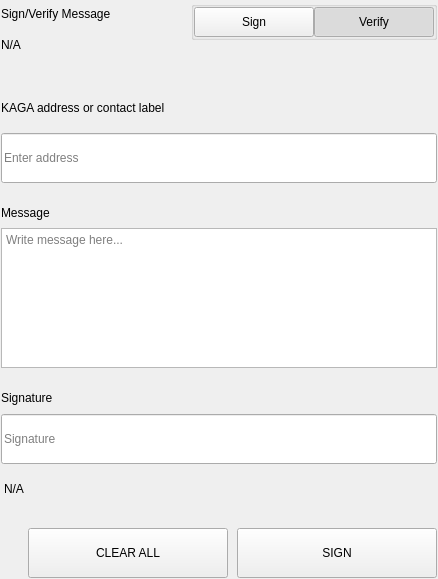
<?xml version="1.0" encoding="UTF-8"?>
<ui version="4.0">
 <class>SettingsSignMessageWidgets</class>
 <widget class="QWidget" name="SettingsSignMessageWidgets">
  <property name="geometry">
   <rect>
    <x>0</x>
    <y>0</y>
    <width>438</width>
    <height>579</height>
   </rect>
  </property>
  <property name="windowTitle">
   <string>Form</string>
  </property>
  <layout class="QVBoxLayout" name="verticalLayout">
   <property name="spacing">
    <number>0</number>
   </property>
   <property name="leftMargin">
    <number>0</number>
   </property>
   <property name="topMargin">
    <number>0</number>
   </property>
   <property name="rightMargin">
    <number>0</number>
   </property>
   <property name="bottomMargin">
    <number>0</number>
   </property>
   <item>
    <widget class="QWidget" name="left" native="true">
     <layout class="QVBoxLayout" name="verticalLayout_3">
      <property name="leftMargin">
       <number>0</number>
      </property>
      <property name="topMargin">
       <number>0</number>
      </property>
      <property name="rightMargin">
       <number>0</number>
      </property>
      <property name="bottomMargin">
       <number>0</number>
      </property>
      <item>
       <widget class="QWidget" name="container_sign" native="true">
        <layout class="QVBoxLayout" name="verticalLayout_2">
         <property name="spacing">
          <number>0</number>
         </property>
         <property name="leftMargin">
          <number>1</number>
         </property>
         <property name="topMargin">
          <number>1</number>
         </property>
         <property name="rightMargin">
          <number>1</number>
         </property>
         <property name="bottomMargin">
          <number>1</number>
         </property>
         <item>
          <layout class="QHBoxLayout" name="horizontalLayout_3" stretch="3,1">
           <property name="spacing">
            <number>40</number>
           </property>
           <item>
            <layout class="QVBoxLayout" name="verticalLayoutTitle">
             <property name="spacing">
              <number>5</number>
             </property>
             <item>
              <widget class="QLabel" name="labelTitle">
               <property name="text">
                <string>Sign/Verify Message</string>
               </property>
              </widget>
             </item>
             <item>
              <widget class="QLabel" name="labelSubtitle1">
               <property name="text">
                <string notr="true">N/A</string>
               </property>
               <property name="wordWrap">
                <bool>true</bool>
               </property>
              </widget>
             </item>
            </layout>
           </item>
           <item alignment="Qt::AlignRight|Qt::AlignTop">
            <widget class="QWidget" name="containerSwitch" native="true">
             <property name="styleSheet">
              <string notr="true">#containerSwitch{
	padding-top:9px;
}</string>
             </property>
             <layout class="QVBoxLayout" name="verticalLayout_6">
              <property name="spacing">
               <number>4</number>
              </property>
              <property name="leftMargin">
               <number>0</number>
              </property>
              <property name="topMargin">
               <number>0</number>
              </property>
              <property name="rightMargin">
               <number>0</number>
              </property>
              <property name="bottomMargin">
               <number>0</number>
              </property>
              <item alignment="Qt::AlignRight">
               <widget class="QGroupBox" name="groupBox">
                <property name="sizePolicy">
                 <sizepolicy hsizetype="Fixed" vsizetype="Preferred">
                  <horstretch>0</horstretch>
                  <verstretch>0</verstretch>
                 </sizepolicy>
                </property>
                <property name="title">
                 <string/>
                </property>
                <property name="alignment">
                 <set>Qt::AlignRight|Qt::AlignTop|Qt::AlignTrailing</set>
                </property>
                <layout class="QHBoxLayout" name="horizontalLayout_4">
                 <property name="spacing">
                  <number>0</number>
                 </property>
                 <property name="leftMargin">
                  <number>0</number>
                 </property>
                 <property name="topMargin">
                  <number>0</number>
                 </property>
                 <property name="rightMargin">
                  <number>0</number>
                 </property>
                 <property name="bottomMargin">
                  <number>0</number>
                 </property>
                 <item>
                  <widget class="QPushButton" name="pushSign">
                   <property name="minimumSize">
                    <size>
                     <width>120</width>
                     <height>30</height>
                    </size>
                   </property>
                   <property name="maximumSize">
                    <size>
                     <width>120</width>
                     <height>30</height>
                    </size>
                   </property>
                   <property name="focusPolicy">
                    <enum>Qt::NoFocus</enum>
                   </property>
                   <property name="text">
                    <string>Sign</string>
                   </property>
                   <property name="checkable">
                    <bool>true</bool>
                   </property>
                   <property name="autoExclusive">
                    <bool>true</bool>
                   </property>
                  </widget>
                 </item>
                 <item>
                  <widget class="QPushButton" name="pushVerify">
                   <property name="minimumSize">
                    <size>
                     <width>120</width>
                     <height>30</height>
                    </size>
                   </property>
                   <property name="maximumSize">
                    <size>
                     <width>120</width>
                     <height>30</height>
                    </size>
                   </property>
                   <property name="focusPolicy">
                    <enum>Qt::NoFocus</enum>
                   </property>
                   <property name="text">
                    <string>Verify</string>
                   </property>
                   <property name="checkable">
                    <bool>true</bool>
                   </property>
                   <property name="checked">
                    <bool>true</bool>
                   </property>
                   <property name="autoExclusive">
                    <bool>true</bool>
                   </property>
                  </widget>
                 </item>
                </layout>
               </widget>
              </item>
              <item alignment="Qt::AlignHCenter|Qt::AlignTop">
               <widget class="QLabel" name="labelSubtitleSwitch">
                <property name="text">
                 <string/>
                </property>
                <property name="alignment">
                 <set>Qt::AlignRight|Qt::AlignTrailing|Qt::AlignVCenter</set>
                </property>
               </widget>
              </item>
             </layout>
            </widget>
           </item>
          </layout>
         </item>
         <item>
          <spacer name="verticalSpacer_2">
           <property name="orientation">
            <enum>Qt::Vertical</enum>
           </property>
           <property name="sizeType">
            <enum>QSizePolicy::Fixed</enum>
           </property>
           <property name="sizeHint" stdset="0">
            <size>
             <width>20</width>
             <height>40</height>
            </size>
           </property>
          </spacer>
         </item>
         <item>
          <widget class="QWidget" name="containerAddress" native="true">
           <property name="sizePolicy">
            <sizepolicy hsizetype="Preferred" vsizetype="Fixed">
             <horstretch>0</horstretch>
             <verstretch>0</verstretch>
            </sizepolicy>
           </property>
           <layout class="QVBoxLayout" name="verticalLayout_5" stretch="0,0">
            <property name="spacing">
             <number>15</number>
            </property>
            <property name="leftMargin">
             <number>0</number>
            </property>
            <property name="topMargin">
             <number>0</number>
            </property>
            <property name="rightMargin">
             <number>0</number>
            </property>
            <property name="bottomMargin">
             <number>0</number>
            </property>
            <item>
             <widget class="QLabel" name="labelSubtitleAddress">
              <property name="minimumSize">
               <size>
                <width>0</width>
                <height>20</height>
               </size>
              </property>
              <property name="maximumSize">
               <size>
                <width>16777215</width>
                <height>20</height>
               </size>
              </property>
              <property name="text">
               <string>KAGA address or contact label</string>
              </property>
             </widget>
            </item>
            <item>
             <widget class="QLineEdit" name="addressIn_SM">
              <property name="minimumSize">
               <size>
                <width>0</width>
                <height>50</height>
               </size>
              </property>
              <property name="maximumSize">
               <size>
                <width>16777215</width>
                <height>50</height>
               </size>
              </property>
              <property name="placeholderText">
               <string>Enter address</string>
              </property>
             </widget>
            </item>
           </layout>
          </widget>
         </item>
         <item>
          <spacer name="verticalSpacer_3">
           <property name="orientation">
            <enum>Qt::Vertical</enum>
           </property>
           <property name="sizeType">
            <enum>QSizePolicy::Fixed</enum>
           </property>
           <property name="sizeHint" stdset="0">
            <size>
             <width>20</width>
             <height>20</height>
            </size>
           </property>
          </spacer>
         </item>
         <item>
          <layout class="QVBoxLayout" name="verticalLayout_9">
           <property name="spacing">
            <number>5</number>
           </property>
           <item>
            <widget class="QLabel" name="labelSubtitleMessage">
             <property name="minimumSize">
              <size>
               <width>0</width>
               <height>20</height>
              </size>
             </property>
             <property name="maximumSize">
              <size>
               <width>16777215</width>
               <height>20</height>
              </size>
             </property>
             <property name="text">
              <string>Message</string>
             </property>
            </widget>
           </item>
           <item>
            <widget class="QPlainTextEdit" name="messageIn_SM">
             <property name="minimumSize">
              <size>
               <width>0</width>
               <height>140</height>
              </size>
             </property>
             <property name="maximumSize">
              <size>
               <width>16777215</width>
               <height>140</height>
              </size>
             </property>
             <property name="placeholderText">
              <string>Write message here...</string>
             </property>
            </widget>
           </item>
          </layout>
         </item>
         <item>
          <spacer name="verticalSpacer_4">
           <property name="orientation">
            <enum>Qt::Vertical</enum>
           </property>
           <property name="sizeType">
            <enum>QSizePolicy::Fixed</enum>
           </property>
           <property name="sizeHint" stdset="0">
            <size>
             <width>20</width>
             <height>20</height>
            </size>
           </property>
          </spacer>
         </item>
         <item>
          <widget class="QWidget" name="widget" native="true">
           <property name="minimumSize">
            <size>
             <width>0</width>
             <height>75</height>
            </size>
           </property>
           <property name="maximumSize">
            <size>
             <width>16777215</width>
             <height>16777215</height>
            </size>
           </property>
           <layout class="QVBoxLayout" name="verticalLayout_4">
            <property name="leftMargin">
             <number>0</number>
            </property>
            <property name="topMargin">
             <number>0</number>
            </property>
            <property name="rightMargin">
             <number>0</number>
            </property>
            <property name="bottomMargin">
             <number>0</number>
            </property>
            <item>
             <widget class="QLabel" name="labelSubtitleSignature">
              <property name="minimumSize">
               <size>
                <width>0</width>
                <height>20</height>
               </size>
              </property>
              <property name="maximumSize">
               <size>
                <width>16777215</width>
                <height>20</height>
               </size>
              </property>
              <property name="text">
               <string>Signature</string>
              </property>
             </widget>
            </item>
            <item>
             <widget class="QLineEdit" name="signatureOut_SM">
              <property name="minimumSize">
               <size>
                <width>0</width>
                <height>50</height>
               </size>
              </property>
              <property name="placeholderText">
               <string>Signature</string>
              </property>
             </widget>
            </item>
           </layout>
          </widget>
         </item>
         <item>
          <widget class="QLabel" name="statusLabel_SM">
           <property name="styleSheet">
            <string notr="true">padding-top:5px;</string>
           </property>
           <property name="text">
            <string notr="true">N/A</string>
           </property>
          </widget>
         </item>
         <item>
          <spacer name="verticalSpacer">
           <property name="orientation">
            <enum>Qt::Vertical</enum>
           </property>
           <property name="sizeType">
            <enum>QSizePolicy::Fixed</enum>
           </property>
           <property name="sizeHint" stdset="0">
            <size>
             <width>20</width>
             <height>20</height>
            </size>
           </property>
          </spacer>
         </item>
         <item>
          <layout class="QHBoxLayout" name="horizontalLayout_7">
           <property name="spacing">
            <number>9</number>
           </property>
           <item>
            <spacer name="horizontalSpacer_5">
             <property name="orientation">
              <enum>Qt::Horizontal</enum>
             </property>
             <property name="sizeType">
              <enum>QSizePolicy::Expanding</enum>
             </property>
             <property name="sizeHint" stdset="0">
              <size>
               <width>40</width>
               <height>20</height>
              </size>
             </property>
            </spacer>
           </item>
           <item>
            <widget class="QPushButton" name="pushButtonClear">
             <property name="minimumSize">
              <size>
               <width>200</width>
               <height>50</height>
              </size>
             </property>
             <property name="focusPolicy">
              <enum>Qt::NoFocus</enum>
             </property>
             <property name="text">
              <string>CLEAR ALL</string>
             </property>
            </widget>
           </item>
           <item>
            <widget class="QPushButton" name="pushButtonSave">
             <property name="minimumSize">
              <size>
               <width>200</width>
               <height>50</height>
              </size>
             </property>
             <property name="maximumSize">
              <size>
               <width>200</width>
               <height>50</height>
              </size>
             </property>
             <property name="focusPolicy">
              <enum>Qt::NoFocus</enum>
             </property>
             <property name="text">
              <string>SIGN</string>
             </property>
            </widget>
           </item>
          </layout>
         </item>
        </layout>
       </widget>
      </item>
     </layout>
    </widget>
   </item>
  </layout>
 </widget>
 <resources/>
 <connections/>
</ui>
